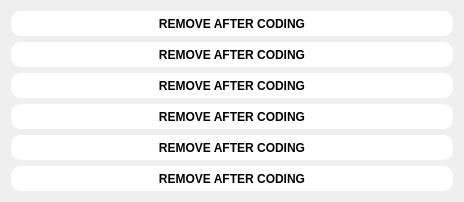
          <widget class="QWidget" name="scrollAreaWidgetContents_2">
           <property name="geometry">
            <rect>
             <x>0</x>
             <y>0</y>
             <width>464</width>
             <height>198</height>
            </rect>
           </property>
           <layout class="QVBoxLayout" name="verticalLayout_4">
            <item>
             <widget class="QPushButton" name="pushButton_6">
              <property name="minimumSize">
               <size>
                <width>433</width>
                <height>25</height>
               </size>
              </property>
              <property name="font">
               <font>
                <pointsize>9</pointsize>
                <weight>75</weight>
                <bold>true</bold>
               </font>
              </property>
              <property name="cursor">
               <cursorShape>PointingHandCursor</cursorShape>
              </property>
              <property name="styleSheet">
               <string notr="true">background-color: rgb(255, 255, 255);
border-top-left-radius : 10px;
border-top-right-radius : 10px; 
border-bottom-left-radius : 10px; 
border-bottom-right-radius : 10px;</string>
              </property>
              <property name="text">
               <string>REMOVE AFTER CODING</string>
              </property>
             </widget>
            </item>
            <item>
             <widget class="QPushButton" name="pushButton_9">
              <property name="minimumSize">
               <size>
                <width>433</width>
                <height>25</height>
               </size>
              </property>
              <property name="font">
               <font>
                <pointsize>9</pointsize>
                <weight>75</weight>
                <bold>true</bold>
               </font>
              </property>
              <property name="cursor">
               <cursorShape>PointingHandCursor</cursorShape>
              </property>
              <property name="styleSheet">
               <string notr="true">background-color: rgb(255, 255, 255);
border-top-left-radius : 10px;
border-top-right-radius : 10px; 
border-bottom-left-radius : 10px; 
border-bottom-right-radius : 10px;</string>
              </property>
              <property name="text">
               <string>REMOVE AFTER CODING</string>
              </property>
             </widget>
            </item>
            <item>
             <widget class="QPushButton" name="pushButton_12">
              <property name="minimumSize">
               <size>
                <width>433</width>
                <height>25</height>
               </size>
              </property>
              <property name="font">
               <font>
                <pointsize>9</pointsize>
                <weight>75</weight>
                <bold>true</bold>
               </font>
              </property>
              <property name="cursor">
               <cursorShape>PointingHandCursor</cursorShape>
              </property>
              <property name="styleSheet">
               <string notr="true">background-color: rgb(255, 255, 255);
border-top-left-radius : 10px;
border-top-right-radius : 10px; 
border-bottom-left-radius : 10px; 
border-bottom-right-radius : 10px;</string>
              </property>
              <property name="text">
               <string>REMOVE AFTER CODING</string>
              </property>
             </widget>
            </item>
            <item>
             <widget class="QPushButton" name="pushButton_11">
              <property name="minimumSize">
               <size>
                <width>433</width>
                <height>25</height>
               </size>
              </property>
              <property name="font">
               <font>
                <pointsize>9</pointsize>
                <weight>75</weight>
                <bold>true</bold>
               </font>
              </property>
              <property name="cursor">
               <cursorShape>PointingHandCursor</cursorShape>
              </property>
              <property name="styleSheet">
               <string notr="true">background-color: rgb(255, 255, 255);
border-top-left-radius : 10px;
border-top-right-radius : 10px; 
border-bottom-left-radius : 10px; 
border-bottom-right-radius : 10px;</string>
              </property>
              <property name="text">
               <string>REMOVE AFTER CODING</string>
              </property>
             </widget>
            </item>
            <item>
             <widget class="QPushButton" name="pushButton_7">
              <property name="minimumSize">
               <size>
                <width>433</width>
                <height>25</height>
               </size>
              </property>
              <property name="font">
               <font>
                <pointsize>9</pointsize>
                <weight>75</weight>
                <bold>true</bold>
               </font>
              </property>
              <property name="cursor">
               <cursorShape>PointingHandCursor</cursorShape>
              </property>
              <property name="styleSheet">
               <string notr="true">background-color: rgb(255, 255, 255);
border-top-left-radius : 10px;
border-top-right-radius : 10px; 
border-bottom-left-radius : 10px; 
border-bottom-right-radius : 10px;</string>
              </property>
              <property name="text">
               <string>REMOVE AFTER CODING</string>
              </property>
             </widget>
            </item>
            <item>
             <widget class="QPushButton" name="pushButton_8">
              <property name="minimumSize">
               <size>
                <width>433</width>
                <height>25</height>
               </size>
              </property>
              <property name="font">
               <font>
                <pointsize>9</pointsize>
                <weight>75</weight>
                <bold>true</bold>
               </font>
              </property>
              <property name="cursor">
               <cursorShape>PointingHandCursor</cursorShape>
              </property>
              <property name="styleSheet">
               <string notr="true">background-color: rgb(255, 255, 255);
border-top-left-radius : 10px;
border-top-right-radius : 10px; 
border-bottom-left-radius : 10px; 
border-bottom-right-radius : 10px;</string>
              </property>
              <property name="text">
               <string>REMOVE AFTER CODING</string>
              </property>
             </widget>
            </item>
           </layout>
          </widget>
